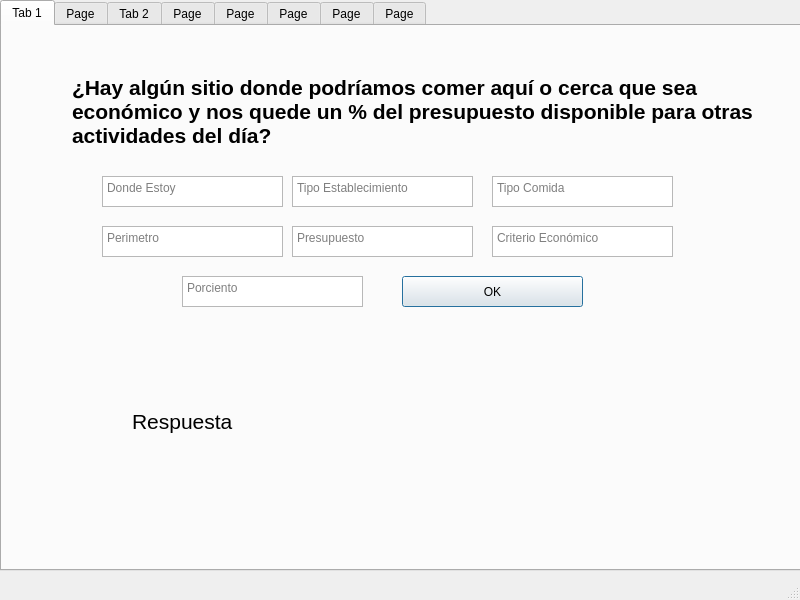
<?xml version="1.0" encoding="UTF-8"?>
<ui version="4.0">
 <class>MainWindow</class>
 <widget class="QMainWindow" name="MainWindow">
  <property name="geometry">
   <rect>
    <x>0</x>
    <y>0</y>
    <width>800</width>
    <height>600</height>
   </rect>
  </property>
  <property name="windowTitle">
   <string>MainWindow</string>
  </property>
  <widget class="QWidget" name="centralwidget">
   <widget class="QTabWidget" name="tabWidget">
    <property name="geometry">
     <rect>
      <x>0</x>
      <y>0</y>
      <width>801</width>
      <height>571</height>
     </rect>
    </property>
    <property name="currentIndex">
     <number>0</number>
    </property>
    <property name="p3" stdset="0">
     <string/>
    </property>
    <widget class="QWidget" name="tab_gastronomia">
     <attribute name="title">
      <string>Tab 1</string>
     </attribute>
     <widget class="QLabel" name="label_preg1">
      <property name="geometry">
       <rect>
        <x>70</x>
        <y>40</y>
        <width>691</width>
        <height>91</height>
       </rect>
      </property>
      <property name="font">
       <font>
        <pointsize>16</pointsize>
        <weight>75</weight>
        <bold>true</bold>
       </font>
      </property>
      <property name="text">
       <string>¿Hay algún sitio donde podríamos comer aquí o cerca que sea económico y nos quede un % del presupuesto disponible para otras actividades del día?</string>
      </property>
      <property name="wordWrap">
       <bool>true</bool>
      </property>
     </widget>
     <widget class="QTextEdit" name="txt_dondeEstoy">
      <property name="geometry">
       <rect>
        <x>100</x>
        <y>150</y>
        <width>181</width>
        <height>31</height>
       </rect>
      </property>
      <property name="placeholderText">
       <string>Donde Estoy</string>
      </property>
     </widget>
     <widget class="QTextEdit" name="txt_presupuesto">
      <property name="geometry">
       <rect>
        <x>290</x>
        <y>200</y>
        <width>181</width>
        <height>31</height>
       </rect>
      </property>
      <property name="placeholderText">
       <string>Presupuesto</string>
      </property>
     </widget>
     <widget class="QTextEdit" name="txt_tipoEstablecimiento">
      <property name="geometry">
       <rect>
        <x>290</x>
        <y>150</y>
        <width>181</width>
        <height>31</height>
       </rect>
      </property>
      <property name="placeholderText">
       <string>Tipo Establecimiento</string>
      </property>
     </widget>
     <widget class="QTextEdit" name="txt_Perimetro">
      <property name="geometry">
       <rect>
        <x>100</x>
        <y>200</y>
        <width>181</width>
        <height>31</height>
       </rect>
      </property>
      <property name="placeholderText">
       <string>Perimetro</string>
      </property>
     </widget>
     <widget class="QTextEdit" name="txt_porciento">
      <property name="geometry">
       <rect>
        <x>180</x>
        <y>250</y>
        <width>181</width>
        <height>31</height>
       </rect>
      </property>
      <property name="placeholderText">
       <string>Porciento</string>
      </property>
     </widget>
     <widget class="QTextEdit" name="txt_criterioEconomico">
      <property name="geometry">
       <rect>
        <x>490</x>
        <y>200</y>
        <width>181</width>
        <height>31</height>
       </rect>
      </property>
      <property name="placeholderText">
       <string>Criterio Económico</string>
      </property>
     </widget>
     <widget class="QTextEdit" name="txt_tipoComida">
      <property name="geometry">
       <rect>
        <x>490</x>
        <y>150</y>
        <width>181</width>
        <height>31</height>
       </rect>
      </property>
      <property name="placeholderText">
       <string>Tipo Comida</string>
      </property>
     </widget>
     <widget class="QPushButton" name="btn_submitQ1">
      <property name="geometry">
       <rect>
        <x>400</x>
        <y>250</y>
        <width>181</width>
        <height>31</height>
       </rect>
      </property>
      <property name="text">
       <string>OK</string>
      </property>
      <property name="autoDefault">
       <bool>true</bool>
      </property>
      <property name="default">
       <bool>true</bool>
      </property>
     </widget>
     <widget class="QLabel" name="label_preg1_ans">
      <property name="geometry">
       <rect>
        <x>130</x>
        <y>350</y>
        <width>691</width>
        <height>91</height>
       </rect>
      </property>
      <property name="font">
       <font>
        <pointsize>16</pointsize>
        <weight>50</weight>
        <bold>false</bold>
       </font>
      </property>
      <property name="text">
       <string>Respuesta</string>
      </property>
      <property name="wordWrap">
       <bool>true</bool>
      </property>
     </widget>
    </widget>
    <widget class="QWidget" name="tab_cultura">
     <attribute name="title">
      <string>Page</string>
     </attribute>
     <widget class="QLabel" name="label_preg2">
      <property name="geometry">
       <rect>
        <x>60</x>
        <y>50</y>
        <width>691</width>
        <height>91</height>
       </rect>
      </property>
      <property name="font">
       <font>
        <pointsize>16</pointsize>
        <weight>75</weight>
        <bold>true</bold>
       </font>
      </property>
      <property name="text">
       <string>Con X cantidad de dinero ¿Qué actividades culturales (obra de teatro, por ejemplo) podemos hacer esta semana (cuáles y dónde)?</string>
      </property>
      <property name="wordWrap">
       <bool>true</bool>
      </property>
     </widget>
     <widget class="QTextEdit" name="txt_PresupuestoQ2">
      <property name="geometry">
       <rect>
        <x>100</x>
        <y>160</y>
        <width>181</width>
        <height>31</height>
       </rect>
      </property>
      <property name="placeholderText">
       <string>Presupuesto</string>
      </property>
     </widget>
     <widget class="QTextEdit" name="txt_HoyQ2">
      <property name="geometry">
       <rect>
        <x>300</x>
        <y>160</y>
        <width>181</width>
        <height>31</height>
       </rect>
      </property>
      <property name="placeholderText">
       <string>Dia Hoy</string>
      </property>
     </widget>
     <widget class="QPushButton" name="btn_submitQ2">
      <property name="geometry">
       <rect>
        <x>500</x>
        <y>160</y>
        <width>181</width>
        <height>31</height>
       </rect>
      </property>
      <property name="text">
       <string>OK</string>
      </property>
      <property name="autoDefault">
       <bool>true</bool>
      </property>
      <property name="default">
       <bool>true</bool>
      </property>
     </widget>
     <widget class="QTableWidget" name="table_Q2">
      <property name="enabled">
       <bool>true</bool>
      </property>
      <property name="geometry">
       <rect>
        <x>30</x>
        <y>210</y>
        <width>731</width>
        <height>321</height>
       </rect>
      </property>
      <property name="wordWrap">
       <bool>false</bool>
      </property>
      <column>
       <property name="text">
        <string>ID</string>
       </property>
      </column>
      <column>
       <property name="text">
        <string>Nombre</string>
       </property>
      </column>
      <column>
       <property name="text">
        <string>Tipo Evento</string>
       </property>
      </column>
      <column>
       <property name="text">
        <string>Establecimiento</string>
       </property>
      </column>
      <column>
       <property name="text">
        <string>Provincia</string>
       </property>
      </column>
      <column>
       <property name="text">
        <string>Ubicacion</string>
       </property>
      </column>
      <column>
       <property name="text">
        <string>Dia</string>
       </property>
      </column>
      <column>
       <property name="text">
        <string>Fecha</string>
       </property>
      </column>
      <column>
       <property name="text">
        <string>Tipo Ticket</string>
       </property>
      </column>
      <column>
       <property name="text">
        <string>Tarifa</string>
       </property>
      </column>
      <column>
       <property name="text">
        <string>Descripcion</string>
       </property>
      </column>
      <column>
       <property name="text">
        <string>Hora Inicia</string>
       </property>
      </column>
      <column>
       <property name="text">
        <string>Hora Termina</string>
       </property>
      </column>
     </widget>
    </widget>
    <widget class="QWidget" name="tab_cine">
     <attribute name="title">
      <string>Tab 2</string>
     </attribute>
     <widget class="QLabel" name="label_preg3">
      <property name="geometry">
       <rect>
        <x>60</x>
        <y>40</y>
        <width>691</width>
        <height>91</height>
       </rect>
      </property>
      <property name="font">
       <font>
        <pointsize>16</pointsize>
        <weight>75</weight>
        <bold>true</bold>
       </font>
      </property>
      <property name="text">
       <string>Hay algún cine aquí que proyecte alguna película que podamos ver antes de que empiece el toque de queda?</string>
      </property>
      <property name="wordWrap">
       <bool>true</bool>
      </property>
     </widget>
     <widget class="QTextEdit" name="txt_ProvinciaQ3">
      <property name="geometry">
       <rect>
        <x>100</x>
        <y>150</y>
        <width>181</width>
        <height>31</height>
       </rect>
      </property>
      <property name="placeholderText">
       <string>Provincia Donde Estoy</string>
      </property>
     </widget>
     <widget class="QTextEdit" name="txt_GeneroQ3">
      <property name="geometry">
       <rect>
        <x>290</x>
        <y>150</y>
        <width>181</width>
        <height>31</height>
       </rect>
      </property>
      <property name="placeholderText">
       <string>Género Película</string>
      </property>
     </widget>
     <widget class="QPushButton" name="btn_submitQ3">
      <property name="geometry">
       <rect>
        <x>290</x>
        <y>200</y>
        <width>181</width>
        <height>31</height>
       </rect>
      </property>
      <property name="text">
       <string>OK</string>
      </property>
      <property name="autoDefault">
       <bool>true</bool>
      </property>
      <property name="default">
       <bool>true</bool>
      </property>
     </widget>
     <widget class="QListWidget" name="list_ansQ3">
      <property name="geometry">
       <rect>
        <x>120</x>
        <y>250</y>
        <width>521</width>
        <height>251</height>
       </rect>
      </property>
     </widget>
     <widget class="QTextEdit" name="txt_ToqueQuedaQ3">
      <property name="geometry">
       <rect>
        <x>480</x>
        <y>150</y>
        <width>181</width>
        <height>31</height>
       </rect>
      </property>
      <property name="placeholderText">
       <string>Toque de Queda</string>
      </property>
     </widget>
    </widget>
    <widget class="QWidget" name="tab_cumpleanos">
     <attribute name="title">
      <string>Page</string>
     </attribute>
     <widget class="QLabel" name="label_preg4">
      <property name="geometry">
       <rect>
        <x>40</x>
        <y>30</y>
        <width>691</width>
        <height>91</height>
       </rect>
      </property>
      <property name="font">
       <font>
        <pointsize>16</pointsize>
        <weight>75</weight>
        <bold>true</bold>
       </font>
      </property>
      <property name="text">
       <string>Massimo cumple años el día 20. ¿Qué bares o discotecas de precio elevado con una puntuación excelente están en o cerca  que podamos pagar sin quedarnos cortos de dinero para el día?</string>
      </property>
      <property name="wordWrap">
       <bool>true</bool>
      </property>
     </widget>
     <widget class="QTextEdit" name="txt_PresupuestoQ4">
      <property name="geometry">
       <rect>
        <x>80</x>
        <y>140</y>
        <width>181</width>
        <height>31</height>
       </rect>
      </property>
      <property name="placeholderText">
       <string>Presupuesto</string>
      </property>
     </widget>
     <widget class="QTextEdit" name="txt_CiudadQ4">
      <property name="geometry">
       <rect>
        <x>80</x>
        <y>190</y>
        <width>181</width>
        <height>31</height>
       </rect>
      </property>
      <property name="placeholderText">
       <string>Ciudad</string>
      </property>
     </widget>
     <widget class="QTextEdit" name="txt_CriterioCaroQ4">
      <property name="geometry">
       <rect>
        <x>270</x>
        <y>190</y>
        <width>181</width>
        <height>31</height>
       </rect>
      </property>
      <property name="placeholderText">
       <string>CriterioCaro</string>
      </property>
     </widget>
     <widget class="QTextEdit" name="txt_DineroNecesitoDiaQ4">
      <property name="geometry">
       <rect>
        <x>460</x>
        <y>140</y>
        <width>181</width>
        <height>31</height>
       </rect>
      </property>
      <property name="placeholderText">
       <string>Dinero Necesito Dia</string>
      </property>
     </widget>
     <widget class="QTextEdit" name="txt_PerimetroQ4">
      <property name="geometry">
       <rect>
        <x>270</x>
        <y>140</y>
        <width>181</width>
        <height>31</height>
       </rect>
      </property>
      <property name="placeholderText">
       <string>Perimetro</string>
      </property>
     </widget>
     <widget class="QPushButton" name="btn_submitQ4">
      <property name="geometry">
       <rect>
        <x>460</x>
        <y>190</y>
        <width>181</width>
        <height>31</height>
       </rect>
      </property>
      <property name="text">
       <string>OK</string>
      </property>
      <property name="autoDefault">
       <bool>true</bool>
      </property>
      <property name="default">
       <bool>true</bool>
      </property>
     </widget>
     <widget class="QListWidget" name="list_ansQ4">
      <property name="geometry">
       <rect>
        <x>90</x>
        <y>250</y>
        <width>521</width>
        <height>251</height>
       </rect>
      </property>
     </widget>
    </widget>
    <widget class="QWidget" name="tab_importantes">
     <attribute name="title">
      <string>Page</string>
     </attribute>
    </widget>
    <widget class="QWidget" name="tab_hoy">
     <attribute name="title">
      <string>Page</string>
     </attribute>
     <widget class="QLabel" name="label_preg6">
      <property name="geometry">
       <rect>
        <x>40</x>
        <y>20</y>
        <width>691</width>
        <height>91</height>
       </rect>
      </property>
      <property name="font">
       <font>
        <pointsize>16</pointsize>
        <weight>75</weight>
        <bold>true</bold>
       </font>
      </property>
      <property name="text">
       <string>A cuáles actividades podemos asistir hoy dada la hora actual?</string>
      </property>
      <property name="wordWrap">
       <bool>true</bool>
      </property>
     </widget>
     <widget class="QTextEdit" name="txt_PresupuestoQ6">
      <property name="geometry">
       <rect>
        <x>80</x>
        <y>110</y>
        <width>181</width>
        <height>31</height>
       </rect>
      </property>
      <property name="placeholderText">
       <string>Presupuesto</string>
      </property>
     </widget>
     <widget class="QTextEdit" name="txt_HoyQ6">
      <property name="geometry">
       <rect>
        <x>280</x>
        <y>110</y>
        <width>181</width>
        <height>31</height>
       </rect>
      </property>
      <property name="placeholderText">
       <string>Dia Hoy</string>
      </property>
     </widget>
     <widget class="QPushButton" name="btn_submitQ6">
      <property name="geometry">
       <rect>
        <x>280</x>
        <y>160</y>
        <width>181</width>
        <height>31</height>
       </rect>
      </property>
      <property name="text">
       <string>OK</string>
      </property>
      <property name="autoDefault">
       <bool>true</bool>
      </property>
      <property name="default">
       <bool>true</bool>
      </property>
     </widget>
     <widget class="QTextEdit" name="txt_HoraActualQ6">
      <property name="geometry">
       <rect>
        <x>480</x>
        <y>110</y>
        <width>181</width>
        <height>31</height>
       </rect>
      </property>
      <property name="placeholderText">
       <string>Hora Actual</string>
      </property>
     </widget>
     <widget class="QTableWidget" name="table_Q6">
      <property name="enabled">
       <bool>true</bool>
      </property>
      <property name="geometry">
       <rect>
        <x>30</x>
        <y>200</y>
        <width>731</width>
        <height>321</height>
       </rect>
      </property>
      <property name="wordWrap">
       <bool>false</bool>
      </property>
      <column>
       <property name="text">
        <string>ID</string>
       </property>
      </column>
      <column>
       <property name="text">
        <string>Nombre</string>
       </property>
      </column>
      <column>
       <property name="text">
        <string>Tipo Evento</string>
       </property>
      </column>
      <column>
       <property name="text">
        <string>Establecimiento</string>
       </property>
      </column>
      <column>
       <property name="text">
        <string>Provincia</string>
       </property>
      </column>
      <column>
       <property name="text">
        <string>Ubicacion</string>
       </property>
      </column>
      <column>
       <property name="text">
        <string>Dia</string>
       </property>
      </column>
      <column>
       <property name="text">
        <string>Fecha</string>
       </property>
      </column>
      <column>
       <property name="text">
        <string>Tipo Ticket</string>
       </property>
      </column>
      <column>
       <property name="text">
        <string>Tarifa</string>
       </property>
      </column>
      <column>
       <property name="text">
        <string>Descripcion</string>
       </property>
      </column>
      <column>
       <property name="text">
        <string>Hora Inicia</string>
       </property>
      </column>
      <column>
       <property name="text">
        <string>Hora Termina</string>
       </property>
      </column>
     </widget>
    </widget>
    <widget class="QWidget" name="tab_hoteles">
     <attribute name="title">
      <string>Page</string>
     </attribute>
     <widget class="QLabel" name="label_preg7">
      <property name="geometry">
       <rect>
        <x>50</x>
        <y>30</y>
        <width>691</width>
        <height>91</height>
       </rect>
      </property>
      <property name="font">
       <font>
        <pointsize>16</pointsize>
        <weight>75</weight>
        <bold>true</bold>
       </font>
      </property>
      <property name="text">
       <string>Buscar hoteles por clasificacion de estrellas y/o provincia.</string>
      </property>
      <property name="wordWrap">
       <bool>true</bool>
      </property>
     </widget>
     <widget class="QTextEdit" name="txt_ProvinciaQ7">
      <property name="geometry">
       <rect>
        <x>300</x>
        <y>120</y>
        <width>181</width>
        <height>31</height>
       </rect>
      </property>
      <property name="placeholderText">
       <string>Provincia</string>
      </property>
     </widget>
     <widget class="QTextEdit" name="txt_EstrellasQ7">
      <property name="geometry">
       <rect>
        <x>80</x>
        <y>120</y>
        <width>181</width>
        <height>31</height>
       </rect>
      </property>
      <property name="placeholderText">
       <string>Estrellas</string>
      </property>
     </widget>
     <widget class="QPushButton" name="btn_submitQ7">
      <property name="geometry">
       <rect>
        <x>500</x>
        <y>120</y>
        <width>181</width>
        <height>31</height>
       </rect>
      </property>
      <property name="text">
       <string>OK</string>
      </property>
      <property name="autoDefault">
       <bool>true</bool>
      </property>
      <property name="default">
       <bool>true</bool>
      </property>
     </widget>
     <widget class="QListWidget" name="list_ansQ7">
      <property name="geometry">
       <rect>
        <x>100</x>
        <y>190</y>
        <width>561</width>
        <height>291</height>
       </rect>
      </property>
     </widget>
     <widget class="QLabel" name="label">
      <property name="geometry">
       <rect>
        <x>240</x>
        <y>160</y>
        <width>301</width>
        <height>20</height>
       </rect>
      </property>
      <property name="text">
       <string>Si no quiere buscar Provincia deje un espacio en blanco (' ').</string>
      </property>
     </widget>
    </widget>
    <widget class="QWidget" name="tab_perimetro">
     <attribute name="title">
      <string>Page</string>
     </attribute>
     <widget class="QLabel" name="label_preg8">
      <property name="geometry">
       <rect>
        <x>140</x>
        <y>30</y>
        <width>491</width>
        <height>91</height>
       </rect>
      </property>
      <property name="font">
       <font>
        <pointsize>16</pointsize>
        <weight>75</weight>
        <bold>true</bold>
       </font>
      </property>
      <property name="text">
       <string>Buscar lugares según el perimetro que desee.</string>
      </property>
      <property name="wordWrap">
       <bool>true</bool>
      </property>
     </widget>
     <widget class="QTextEdit" name="txt_DondeEstoyQ8">
      <property name="geometry">
       <rect>
        <x>90</x>
        <y>130</y>
        <width>181</width>
        <height>31</height>
       </rect>
      </property>
      <property name="placeholderText">
       <string>Donde Estoy</string>
      </property>
     </widget>
     <widget class="QTextEdit" name="txt_PerimetroQ8">
      <property name="geometry">
       <rect>
        <x>310</x>
        <y>130</y>
        <width>181</width>
        <height>31</height>
       </rect>
      </property>
      <property name="placeholderText">
       <string>Perimetro</string>
      </property>
     </widget>
     <widget class="QPushButton" name="btn_submitQ8">
      <property name="geometry">
       <rect>
        <x>530</x>
        <y>130</y>
        <width>181</width>
        <height>31</height>
       </rect>
      </property>
      <property name="text">
       <string>OK</string>
      </property>
      <property name="autoDefault">
       <bool>true</bool>
      </property>
      <property name="default">
       <bool>true</bool>
      </property>
     </widget>
     <widget class="QListWidget" name="list_ansQ8">
      <property name="geometry">
       <rect>
        <x>110</x>
        <y>190</y>
        <width>561</width>
        <height>291</height>
       </rect>
      </property>
     </widget>
    </widget>
   </widget>
  </widget>
  <widget class="QMenuBar" name="menubar">
   <property name="geometry">
    <rect>
     <x>0</x>
     <y>0</y>
     <width>800</width>
     <height>21</height>
    </rect>
   </property>
  </widget>
  <widget class="QStatusBar" name="statusbar"/>
 </widget>
 <resources/>
 <connections/>
</ui>
